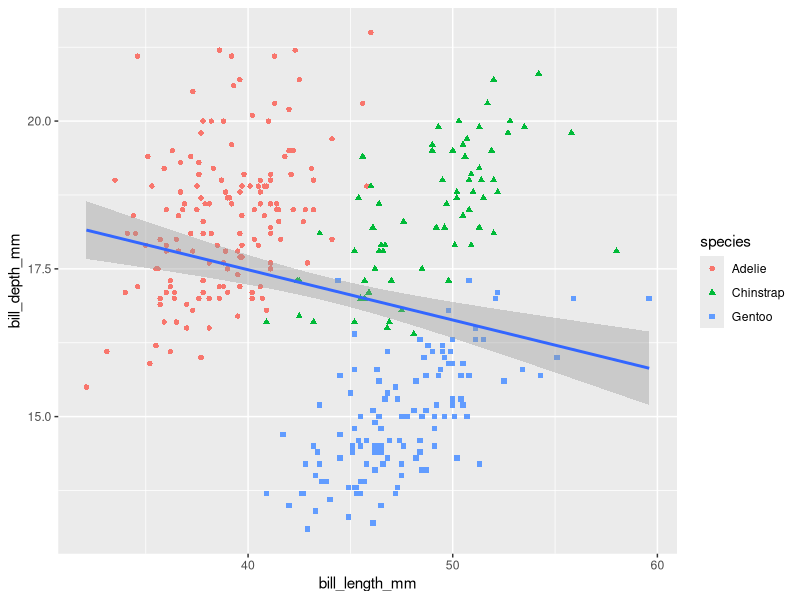
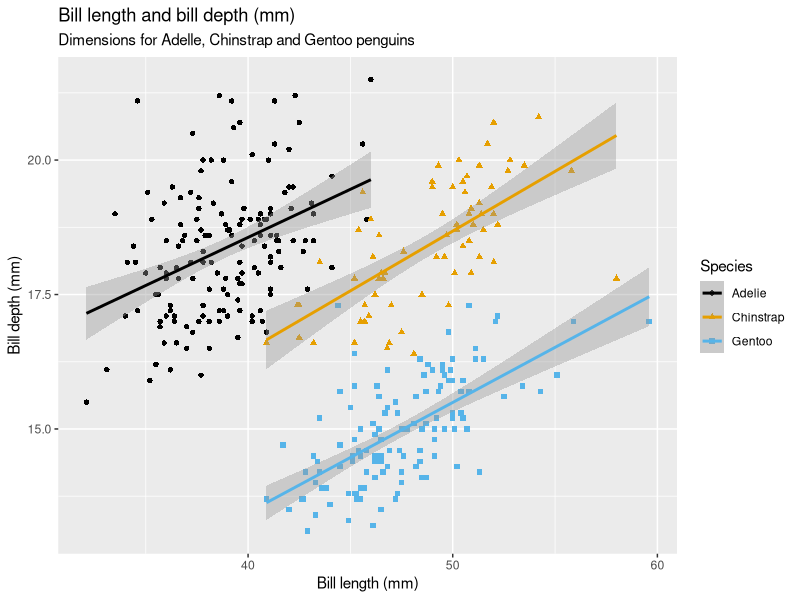
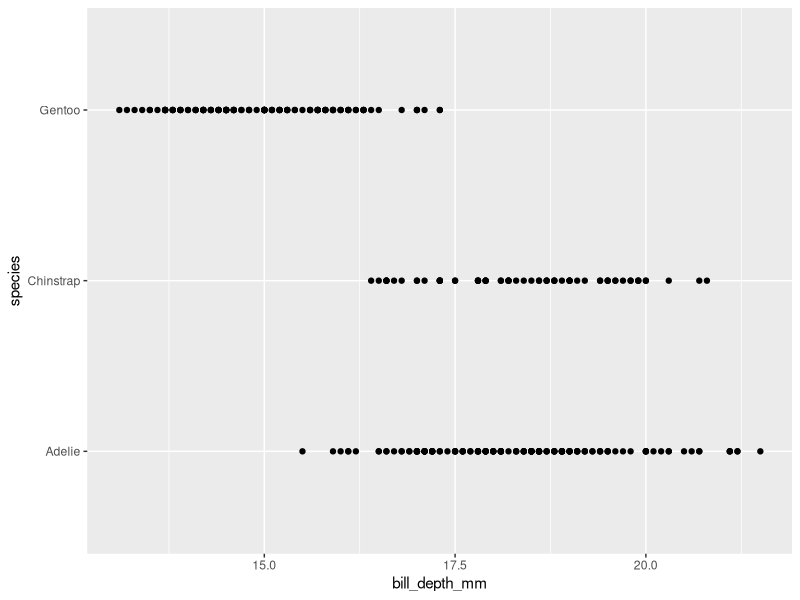
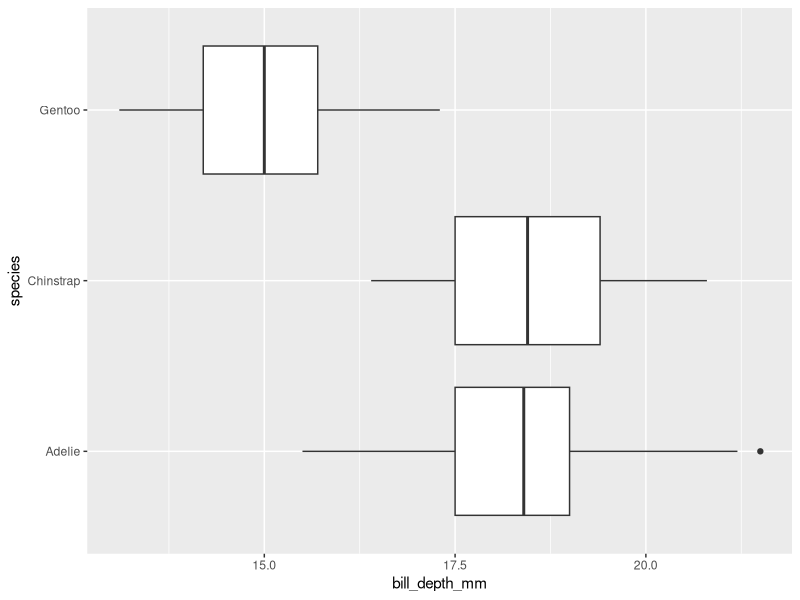

Write R code to recreate these figures, in order. (Note: this script raises an error after producing the figures.)
## ---- chunk 1
knitr::opts_chunk$set(echo = TRUE)
library(tidyverse)
library(palmerpenguins)
library(ggthemes)
## ---- chunk 2
nrow(penguins) # 344 rows total. i.e. 344 observations of penguins.
ncol(penguins) # 8 total columns. i.e. 8 total variables that we are measuring when looking at a penguin
## ---- chunk 3
?penguins # it seems self explanatory but lets look at the documentation.
# bill_depth_mm a number denoting bill depth (millimeters)
## ---- chunk 4
# Lets make a scatterplot similar to the one in the book.

ggplot(data = penguins,
       mapping = aes(x = bill_length_mm, y = bill_depth_mm)
) +
  geom_point(aes(color = species, shape = species)) +
  geom_smooth(method = "lm")
# Making a very similar plot to the one in the notes it seems it isn't wise to have the loess curve go through each
# three different species, since they at first glance overall have no correlation.
## ---- chunk 5
# Lets make a regression line go for each species separately

ggplot(data = penguins,
       mapping = aes(x = bill_length_mm, y = bill_depth_mm, color = species, shape = species)
) + # Change the mapping to the global mapping
  geom_point() +
  geom_smooth(method = "lm") +
  labs(title = "Bill length and bill depth (mm)",
       subtitle = "Dimensions for Adelle, Chinstrap and Gentoo penguins",
       x = "Bill length (mm)", y = "Bill depth (mm)",
       color = "Species", shape = "Species") +
  scale_colour_colorblind()
# Now we see there is a decently positive correlation between bill_length and bill_depth among the three different
# species
## ---- chunk 6
ggplot(data = penguins,
       mapping = aes(x = bill_depth_mm, y = species)
) +
  geom_point()
# This isn't that good of a visualization since we have a categorical variable (Species)
# I think a better geom might be something like a boxplot so we can see the spread of bill_depth_mm between each
# species, mean etc.
## ---- chunk 7
ggplot(data = penguins,
       mapping = aes(x = bill_depth_mm, y = species)
) +
  geom_boxplot()
# We get more information out of this. Minimum, maximum, Lower quartile, upper quartile and the median etc. of each species
## ---- chunk 8
ggplot(data = penguins) +
  geom_point()
# We get the following error message:
# Caused by error in `compute_geom_1()`:
# ! `geom_point()` requires the following missing aesthetics: x and y
# So we can fix this by simply adding an aesthetics for the x & y axis. Maybe we can do the following:

ggplot(data = penguins,
       mapping = aes(x = flipper_length_mm, y = bill_length_mm)) +
  geom_point()
## ---- chunk 9
ggplot(data = penguins,
       mapping = aes(x = flipper_length_mm, y = bill_length_mm)) +
  geom_point(na.rm = TRUE)
## ---- chunk 10
ggplot(data = penguins,
       mapping = aes(x = flipper_length_mm, y = bill_length_mm)) +
  geom_point(na.rm = TRUE) +
  labs(caption = "Data comes from the palmerpenguins package")
## ---- chunk 11
ggplot(data = penguins,
       mapping = aes(x = flipper_length_mm, y = body_mass_g)) +
  geom_point(aes(color = bill_depth_mm)) +
  geom_smooth()
## ---- chunk 12
# It will map flipper_length_mm vs body_mass_g and separate them by colour according to the island the penguin resides. Since the colour argument is given in the global mapping, we will see a regression line for each possible island. Also `se = FALSE` so there won't be a confidence interval around each regression line.

ggplot(
  data = penguins,
  mapping = aes(x = flipper_length_mm, y = body_mass_g, color = island)
) +
  geom_point() +
  geom_smooth(se = FALSE)
## ---- chunk 13
ggplot(
  data = penguins,
  mapping = aes(x = flipper_length_mm, y = body_mass_g)
) +
  geom_point() +
  geom_smooth()
# The above code makes a scatterplot that maps body_mass_g vs flipper_length_mm of the penguins and also adds a regression line.

ggplot() +
  geom_point(
    data = penguins,
    mapping = aes(x = flipper_length_mm, y = body_mass_g)
  ) +
  geom_smooth(
    data = penguins,
    mapping = aes(x = flipper_length_mm, y = body_mass_g)
  )
# This above code I believe will also make the exact same plot since even though we haven't got any global mapping being passed to each geom function, for each individual geom function however the mapping are identical 
## ---- chunk 14
ggplot(penguins, aes(y = fct_infreq(species))) +
  geom_bar()

# This plot is different as its now horizontal. The count for each species is given in ascending order as seen by the smallest count on top (top to bottom)
## ---- chunk 15
ggplot(penguins, aes(x = species)) +
  geom_bar(color = "red")
# If you only use the color argument in `geom_bar` it adds a red line around each bar (Which isn't really the intended effect)

ggplot(penguins, aes(x = species)) +
  geom_bar(fill = "red")
# So instead fill is much more useful for changing the colour of bars
## ---- chunk 16
# It should force the number of bins that we specify to the argument. Lets have a look with an example:
ggplot(penguins, aes(x = body_mass_g)) +
  geom_histogram(bins = 15)
# Each bin is of equal width.
## ---- chunk 17
ggplot(diamonds, aes(x = carat)) +
  geom_histogram(binwidth = 0.01)
# I would argue that binwidths greater than 0.1 obscure an interesting pattern in the data. Using `binwidth = 0.01`, we can see that there are large spikes at certain intervals. It appears when somebody calculates the carat of a diamond some sort of rounding is done. (Looks to be rounding to 1/3, 2/3, 1, etc.)
## ---- chunk 18
?mpg # Looking at the documentation, certain variables should clearly be categorical such as manufacturer, model, class, etc.

mpg
# After looking at the dataset, we can get a sense of what variables are definetly categorical due to their type. For example variables with the type character (<chr>) by nature have to be categorical. This includes, manufacturer, model, trans, drv, fl, class. Some numerical variables such as cyl may be categorical despite being numerical (<int>) since they only take a small handful of values:

mpg |>
  count(cyl)
mpg |>
  count(year)
# So they only contain 4, 5, 6 and 8 cylinder vehicles. I would also consider cyl a categorical variable in this context. Also year only contains two values so again you may want to consider this as a categorical variable despite being numeric. Other numerical variables are displ, cty and hwy.
## ---- chunk 19
ggplot(mpg, aes(x = displ, y = hwy)) +
  geom_point()
# As the engine size increases, fuel economy decreases
## ---- chunk 20
ggplot(mpg, aes(x = displ, y = hwy, colour = cty)) +
  geom_point()
# When mapping a numerical variable, we get a sliding scale of colour.

ggplot(mpg, aes(x = displ, y = hwy, colour = year)) +
  geom_point()
# Interestingly this is also the case for a discrete numerical variable such as year.

ggplot(mpg, aes(x = displ, y = hwy, colour = class)) +
  geom_point()
# This isn't the case for a categorical variable. We get distinct colours for each possible entry for class.
## ---- chunk 21
ggplot(mpg, aes(x = displ, y = hwy, size = cty)) +
  geom_point()
# Using size, for a numerical variable we don't get a sliding scale of colour, instead it appears as though they are broken into different "buckets" (similar to the binwidth argument of a histogram)

ggplot(mpg, aes(x = displ, y = hwy, size = class)) +
  geom_point()
# So in many ways a numerical and categorical variable act identically in terms of the size argument

ggplot(mpg, aes(x = displ, y = hwy, colour = cty, size = cty)) +
  geom_point()
# Due to this discrepancy with numerical variables, we have two seperate legends.
ggplot(mpg, aes(x = displ, y = hwy, colour = class, size = class)) +
  geom_point()
## ---- chunk 22
ggplot(mpg, aes(x = displ, y = hwy, shape = cty)) +
  geom_point()
# We get the error `! A continuous variable cannot be mapped to the shape aesthetic`

ggplot(mpg, aes(x = displ, y = hwy, shape = class)) +
  geom_point()
# Standard expected behaviour of a categorical variable
## ---- chunk 23
ggplot(mpg, aes(x = displ, y = hwy, linewidth = cty)) +
  geom_point()
# Since linewidth is not an aesthetic associated with the global mapping nor `geom_point`, we get the following warning, `Warning: Ignoring unknown aesthetics: linewidth`
## ---- chunk 24
ggplot(mpg, aes(x = displ, y = hwy, size = class, shape = class)) +
  geom_point()
# Mapping the same variable to multiple aesthetics is ultimately redundant. For the above plot, we can already tell which class is which by the size argument, there is no reason for the additional shape argument.
## ---- chunk 25
ggplot(penguins, aes(x = bill_length_mm, y = bill_depth_mm, colour = species)) +
  geom_point()
# We see that although overall for the three species there doesn't appear to be a correlation between bill length and bill depth, when we colour out each species we now see that there may actually be some sort of correlation. Each species is distinct in there bill length and depth

ggplot(penguins, aes(x = bill_length_mm, y = bill_depth_mm, colour = species)) +
  geom_point() +
  facet_wrap(~species)
## ---- chunk 26
ggplot(
  data = penguins,
  mapping = aes(
    x = bill_length_mm, y = bill_depth_mm, 
    color = species, shape = species
  )
) +
  geom_point() +
  labs(color = "Species")
# When adding the `labs` function we only specified color when we also need to specify the same but for shape

ggplot(
  data = penguins,
  mapping = aes(
    x = bill_length_mm, y = bill_depth_mm, 
    color = species, shape = species
  )
) +
  geom_point() +
  labs(color = "Species", shape = "Species")
## ---- chunk 27
ggplot(penguins, aes(x = island, fill = species)) +
  geom_bar(position = "fill")
# We can answer the proportion of each penguin species on each island. For example we can see that every single penguin on the island of Torgersen is from the Adelie species, etc.
ggplot(penguins, aes(x = species, fill = island)) +
  geom_bar(position = "fill")
# We can answer each island's proportion of species. For example, only Gentoo penguins reside on the island of Biscoe and only Chinstrap penguins reside on the island of Dream.
## ---- chunk 28
ggplot(mpg, aes(x = class)) +
  geom_bar()
ggplot(mpg, aes(x = cty, y = hwy)) +
  geom_point()
ggsave("mpg-plot.png")
# The second plot will get saved to the current working directory due to it being the most recently run plot before using the `ggsave` function
## ---- chunk 29
# We could look at the documentation to see how to save as PDF and what other types of image files work in ggsave
?ggsave
# device: Device to use. Can either be a device function (e.g. png), or one of "eps", "ps", "tex" (pictex), "pdf", "jpeg", "tiff", "png", "bmp", "svg" or "wmf" (windows only).
ggplot(mpg, aes(x = cty, y = hwy)) +
  geom_point()
ggsave("mpg-plot", device = "pdf")
# I thought the above would save as a pdf document but it just saves as a `File type: File`?
# Instead we can just include the suffix of .pdf to our filename
ggsave("mpg-plot.pdf")
